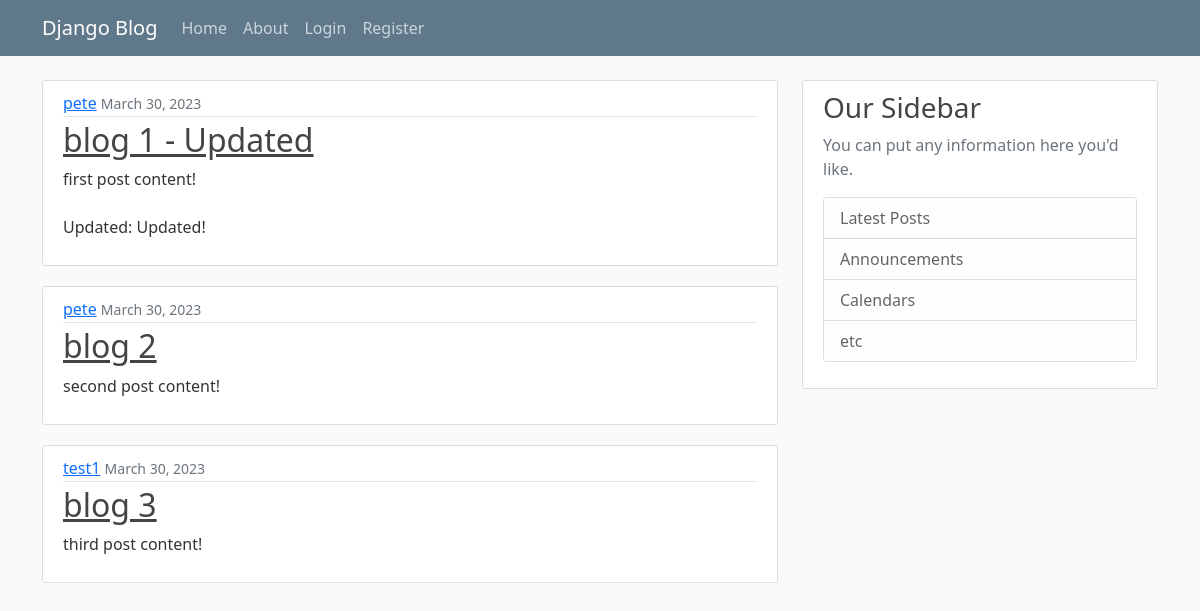
The page / on the database its author committed.
### blog/models.py (models this page shows, shortened)
class Post(models.Model):
    title = models.CharField(max_length=100)
    content = models.TextField()
    date_posted = models.DateTimeField(default=timezone.now)
    author = models.ForeignKey(User, on_delete=models.CASCADE)

### blog/views.py (the view)
# urls.py: path("", views.home, name="blog-home"),
def home(request):
    context = {
        "posts": Post.objects.all()
    }
    return render(request, "blog/home.html", context)

### blog/templates/blog/home.html
{% extends "blog/base.html" %}
{% block content %}
    {% for post in posts %}
        <article class="media content-section">
          <div class="media-body">
            <div class="article-metadata">
              <a class="mr-2" href="#">{{ post.author }}</a>
              <small class="text-muted">{{ post.date_posted|date:"F d, Y" }}</small>
            </div>
            <h2><a class="article-title" href="#">{{ post.title }}</a></h2>
            <p class="article-content">{{ post.content }}</p>
          </div>
        </article>
    {% endfor %}
{% endblock content %}

### blog/templates/blog/base.html (shortened to what this page needs)
{% load static %}
<!DOCTYPE html>
<html lang="en">
<head>
    <link href="https://cdn.jsdelivr.net/npm/bootstrap@5.0.2/dist/css/bootstrap.min.css" rel="stylesheet">
    <link rel="stylesheet", type="text/css", href="{% static 'blog/main.css' %}">
</head>
<body>
    <header class="site-header">
      <nav class="navbar navbar-expand-md navbar-dark bg-steel fixed-top">
        <div class="container">
          <a class="navbar-brand mr-4" href="{% url 'blog-home' %}">Django Blog</a>
          <div class="collapse navbar-collapse" id="navbarToggle">
            <div class="navbar-nav mr-auto">
              <a class="nav-item nav-link" href="{% url 'blog-home' %}">Home</a>
              <a class="nav-item nav-link" href="{% url 'blog-about' %}">About</a>
            </div>
            <div class="navbar-nav">
              {% if user.is_authenticated %}
                <a class="nav-item nav-link" href="{% url 'profile' %}">Profile</a>
                <a class="nav-item nav-link" href="{% url 'logout' %}">Logout</a>
              {% else %}
                <a class="nav-item nav-link" href="{% url 'login' %}">Login</a>
                <a class="nav-item nav-link" href="{% url 'register' %}">Register</a>
              {% endif %}
            </div>
          </div>
        </div>
      </nav>
    </header>
    <main role="main" class="container">
      <div class="row">
        <div class="col-md-8">
          {% block content %}{% endblock %}
        </div>
        <div class="col-md-4">
          <div class="content-section">
            <h3>Our Sidebar</h3>
            <p class='text-muted'>You can put any information here you'd like.
              <ul class="list-group">
                <li class="list-group-item list-group-item-light">Latest Posts</li>
                <li class="list-group-item list-group-item-light">Announcements</li>
                <li class="list-group-item list-group-item-light">Calendars</li>
                <li class="list-group-item list-group-item-light">etc</li>
              </ul>
            </p>
          </div>
        </div>
      </div>
    </main>
</body>
</html>

### blog/static/blog/main.css (style rules this page uses)
body { background: #fafafa; color: #333333; margin-top: 5rem; }
h1, h2, h3, h4, h5, h6 { color: #444444; }
ul { margin: 0; }
.bg-steel { background-color: #5f788a; }
.site-header .navbar-nav .nav-link { color: #cbd5db; }
.content-section { background: #ffffff; padding: 10px 20px; border: 1px solid #dddddd; border-radius: 3px; margin-bottom: 20px; }
.article-title { color: #444444; }
.article-content { white-space: pre-line; }
.article-metadata { padding-bottom: 1px; margin-bottom: 4px; border-bottom: 1px solid #e3e3e3 }

### rows shown on the page
Post: author "pete", date_posted "March 30, 2023", title "blog 1 - Updated", content "first post content! Updated: Updated!"
Post: author "pete", date_posted "March 30, 2023", title "blog 2", content "second post content!"
Post: author "test1", date_posted "March 30, 2023", title "blog 3", content "third post content!"
